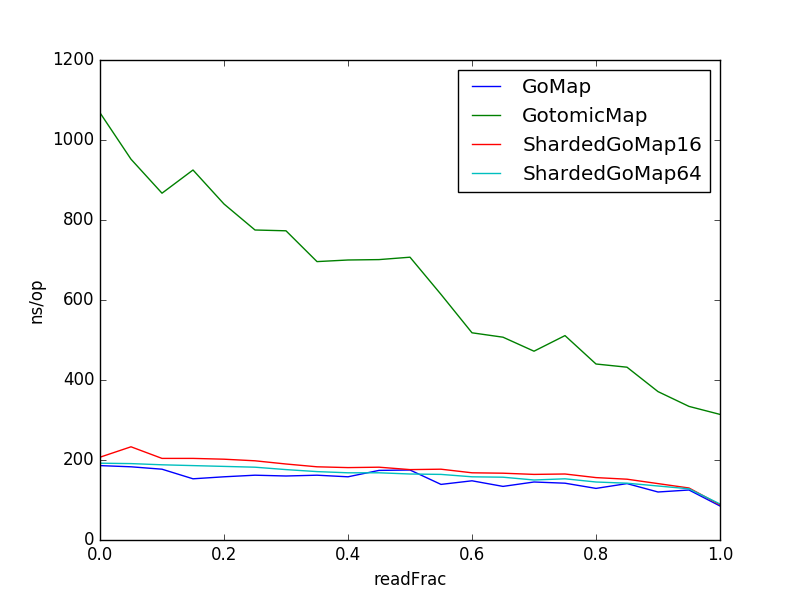

The Python source for this figure:
import matplotlib.pyplot as plt
import numpy as np

with open('results.txt') as f:
	a = f.read().splitlines()

a = [s.split() for s in a]
a = {s[0].split('-')[0]: s for s in a}

n = 20

for mapType in ('GoMap', 'GotomicMap', 'ShardedGoMap16', 'ShardedGoMap64'):
	results = []
	for i in range(n + 1):
		key = 'BenchmarkReadWrite/%d/%s' % (i, mapType)
		key2 = 'BenchmarkReadWriteControl/%d' % i
		assert key in a
		assert key2 in a
		v = float(a[key][2])
		v2 = float(a[key2][2])
		results.append(v - v2)
		
	x = np.linspace(0, 1, n + 1)
	plt.plot(x, results, label=mapType)
	plt.ylabel('ns/op')
	plt.xlabel('readFrac')

plt.legend()
plt.savefig('plot.png')